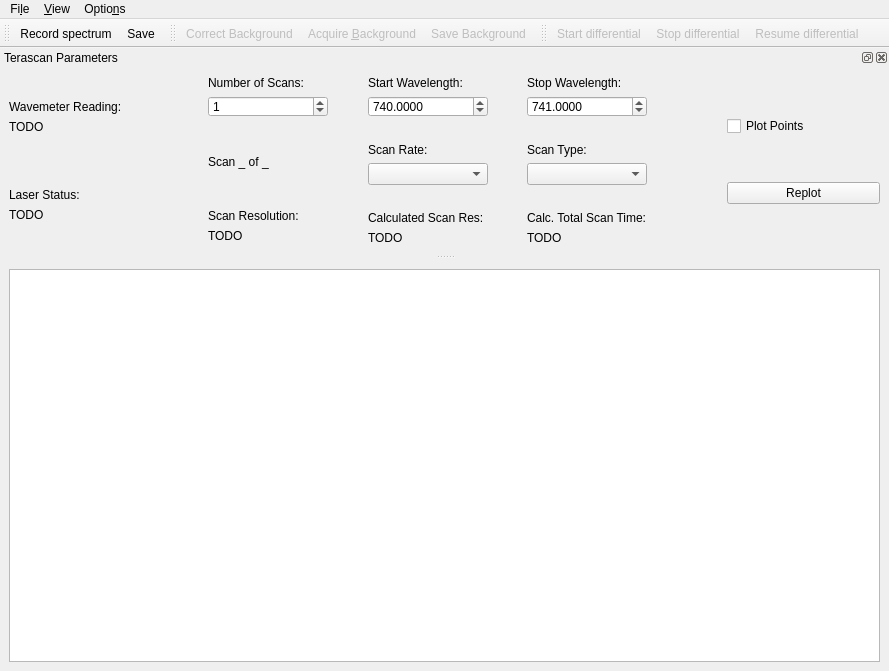
<?xml version="1.0" encoding="UTF-8"?>
<ui version="4.0">
 <class>ScanWindow</class>
 <widget class="QMainWindow" name="ScanWindow">
  <property name="geometry">
   <rect>
    <x>0</x>
    <y>0</y>
    <width>889</width>
    <height>671</height>
   </rect>
  </property>
  <property name="windowTitle">
   <string>qudi: Spectrometer</string>
  </property>
  <widget class="QWidget" name="centralwidget">
   <layout class="QVBoxLayout" name="verticalLayout_2">
    <item>
     <widget class="PlotWidget" name="plotWidget"/>
    </item>
   </layout>
  </widget>
  <widget class="QMenuBar" name="menubar">
   <property name="geometry">
    <rect>
     <x>0</x>
     <y>0</y>
     <width>889</width>
     <height>22</height>
    </rect>
   </property>
   <widget class="QMenu" name="menuLaserscan">
    <property name="title">
     <string>Fi&amp;le</string>
    </property>
    <addaction name="save_scan_Action"/>
    <addaction name="actionSave_as"/>
    <addaction name="actionClose"/>
   </widget>
   <widget class="QMenu" name="menuView">
    <property name="title">
     <string>&amp;View</string>
    </property>
    <addaction name="restore_default_view_Action"/>
   </widget>
   <widget class="QMenu" name="menuOptions">
    <property name="title">
     <string>Optio&amp;ns</string>
    </property>
    <addaction name="action_FitSettings"/>
   </widget>
   <addaction name="menuLaserscan"/>
   <addaction name="menuView"/>
   <addaction name="menuOptions"/>
  </widget>
  <widget class="QToolBar" name="measure_ToolBar">
   <property name="enabled">
    <bool>true</bool>
   </property>
   <property name="windowTitle">
    <string>toolBar</string>
   </property>
   <attribute name="toolBarArea">
    <enum>TopToolBarArea</enum>
   </attribute>
   <attribute name="toolBarBreak">
    <bool>false</bool>
   </attribute>
   <addaction name="run_scan_Action"/>
   <addaction name="save_scan_Action"/>
  </widget>
  <widget class="QToolBar" name="background_ToolBar">
   <property name="enabled">
    <bool>false</bool>
   </property>
   <property name="windowTitle">
    <string>toolBar</string>
   </property>
   <attribute name="toolBarArea">
    <enum>TopToolBarArea</enum>
   </attribute>
   <attribute name="toolBarBreak">
    <bool>false</bool>
   </attribute>
   <addaction name="correct_background_Action"/>
   <addaction name="acquire_background_Action"/>
   <addaction name="save_background_Action"/>
  </widget>
  <widget class="QToolBar" name="differential_ToolBar">
   <property name="enabled">
    <bool>false</bool>
   </property>
   <property name="windowTitle">
    <string>toolBar</string>
   </property>
   <attribute name="toolBarArea">
    <enum>TopToolBarArea</enum>
   </attribute>
   <attribute name="toolBarBreak">
    <bool>false</bool>
   </attribute>
   <addaction name="start_diff_spec_Action"/>
   <addaction name="stop_diff_spec_Action"/>
   <addaction name="resume_diff_spec_Action"/>
  </widget>
  <widget class="QDockWidget" name="scan_parameters_dockWidget">
   <property name="sizePolicy">
    <sizepolicy hsizetype="Preferred" vsizetype="Preferred">
     <horstretch>0</horstretch>
     <verstretch>0</verstretch>
    </sizepolicy>
   </property>
   <property name="windowTitle">
    <string>Terascan Parameters</string>
   </property>
   <attribute name="dockWidgetArea">
    <number>4</number>
   </attribute>
   <widget class="QWidget" name="dockWidgetContents_4">
    <layout class="QVBoxLayout" name="verticalLayout_3">
     <item>
      <layout class="QHBoxLayout" name="horizontalLayout_6">
       <item>
        <layout class="QVBoxLayout" name="verticalLayout_5">
         <item>
          <layout class="QVBoxLayout" name="verticalLayout_8">
           <item>
            <widget class="QLabel" name="wvlnRead_label">
             <property name="text">
              <string>Wavemeter Reading:</string>
             </property>
             <property name="alignment">
              <set>Qt::AlignBottom|Qt::AlignLeading|Qt::AlignLeft</set>
             </property>
            </widget>
           </item>
           <item>
            <widget class="QLabel" name="wvlnRead_disp">
             <property name="text">
              <string>TODO</string>
             </property>
             <property name="alignment">
              <set>Qt::AlignLeading|Qt::AlignLeft|Qt::AlignTop</set>
             </property>
            </widget>
           </item>
          </layout>
         </item>
         <item>
          <layout class="QVBoxLayout" name="verticalLayout_9">
           <item>
            <widget class="QLabel" name="status_label">
             <property name="text">
              <string>Laser Status:</string>
             </property>
             <property name="alignment">
              <set>Qt::AlignBottom|Qt::AlignLeading|Qt::AlignLeft</set>
             </property>
            </widget>
           </item>
           <item>
            <widget class="QLabel" name="status_disp">
             <property name="text">
              <string>TODO</string>
             </property>
             <property name="alignment">
              <set>Qt::AlignLeading|Qt::AlignLeft|Qt::AlignTop</set>
             </property>
            </widget>
           </item>
          </layout>
         </item>
        </layout>
       </item>
       <item>
        <spacer name="horizontalSpacer">
         <property name="orientation">
          <enum>Qt::Horizontal</enum>
         </property>
         <property name="sizeType">
          <enum>QSizePolicy::Minimum</enum>
         </property>
         <property name="sizeHint" stdset="0">
          <size>
           <width>40</width>
           <height>20</height>
          </size>
         </property>
        </spacer>
       </item>
       <item>
        <layout class="QVBoxLayout" name="verticalLayout_7">
         <item>
          <layout class="QVBoxLayout" name="verticalLayout_13">
           <item>
            <widget class="QLabel" name="numScans_label">
             <property name="text">
              <string>Number of Scans:</string>
             </property>
             <property name="alignment">
              <set>Qt::AlignBottom|Qt::AlignLeading|Qt::AlignLeft</set>
             </property>
            </widget>
           </item>
           <item>
            <widget class="QSpinBox" name="numScans_spinBox">
             <property name="maximumSize">
              <size>
               <width>120</width>
               <height>21</height>
              </size>
             </property>
             <property name="alignment">
              <set>Qt::AlignLeading|Qt::AlignLeft|Qt::AlignVCenter</set>
             </property>
             <property name="value">
              <number>1</number>
             </property>
            </widget>
           </item>
          </layout>
         </item>
         <item>
          <spacer name="verticalSpacer">
           <property name="orientation">
            <enum>Qt::Vertical</enum>
           </property>
           <property name="sizeType">
            <enum>QSizePolicy::Fixed</enum>
           </property>
           <property name="sizeHint" stdset="0">
            <size>
             <width>10</width>
             <height>20</height>
            </size>
           </property>
          </spacer>
         </item>
         <item>
          <layout class="QVBoxLayout" name="verticalLayout_14">
           <item>
            <widget class="QLabel" name="scanNumber_label">
             <property name="text">
              <string>Scan _ of _</string>
             </property>
            </widget>
           </item>
          </layout>
         </item>
         <item>
          <spacer name="verticalSpacer_2">
           <property name="orientation">
            <enum>Qt::Vertical</enum>
           </property>
           <property name="sizeType">
            <enum>QSizePolicy::Fixed</enum>
           </property>
           <property name="sizeHint" stdset="0">
            <size>
             <width>10</width>
             <height>20</height>
            </size>
           </property>
          </spacer>
         </item>
         <item>
          <layout class="QVBoxLayout" name="verticalLayout_15">
           <item>
            <widget class="QLabel" name="calcDwellTime_label">
             <property name="text">
              <string>Scan Resolution:</string>
             </property>
             <property name="alignment">
              <set>Qt::AlignBottom|Qt::AlignLeading|Qt::AlignLeft</set>
             </property>
            </widget>
           </item>
           <item>
            <widget class="QLabel" name="calcDwellTime_disp">
             <property name="text">
              <string>TODO</string>
             </property>
             <property name="alignment">
              <set>Qt::AlignLeading|Qt::AlignLeft|Qt::AlignTop</set>
             </property>
            </widget>
           </item>
          </layout>
         </item>
        </layout>
       </item>
       <item>
        <layout class="QVBoxLayout" name="verticalLayout_10">
         <item>
          <layout class="QVBoxLayout" name="verticalLayout_16">
           <item>
            <widget class="QLabel" name="startWvln_label">
             <property name="text">
              <string>Start Wavelength:</string>
             </property>
             <property name="alignment">
              <set>Qt::AlignBottom|Qt::AlignLeading|Qt::AlignLeft</set>
             </property>
            </widget>
           </item>
           <item>
            <widget class="QDoubleSpinBox" name="startWvln_doubleSpinBox">
             <property name="maximumSize">
              <size>
               <width>120</width>
               <height>21</height>
              </size>
             </property>
             <property name="decimals">
              <number>4</number>
             </property>
             <property name="minimum">
              <double>700.000000000000000</double>
             </property>
             <property name="maximum">
              <double>1000.000000000000000</double>
             </property>
             <property name="singleStep">
              <double>0.010000000000000</double>
             </property>
             <property name="value">
              <double>740.000000000000000</double>
             </property>
            </widget>
           </item>
          </layout>
         </item>
         <item>
          <spacer name="verticalSpacer_3">
           <property name="orientation">
            <enum>Qt::Vertical</enum>
           </property>
           <property name="sizeType">
            <enum>QSizePolicy::Fixed</enum>
           </property>
           <property name="sizeHint" stdset="0">
            <size>
             <width>10</width>
             <height>20</height>
            </size>
           </property>
          </spacer>
         </item>
         <item>
          <layout class="QVBoxLayout" name="verticalLayout_17">
           <item>
            <widget class="QLabel" name="scanRate_label">
             <property name="text">
              <string>Scan Rate:</string>
             </property>
             <property name="alignment">
              <set>Qt::AlignBottom|Qt::AlignLeading|Qt::AlignLeft</set>
             </property>
            </widget>
           </item>
           <item>
            <widget class="QComboBox" name="scanRate_comboBox">
             <property name="maximumSize">
              <size>
               <width>120</width>
               <height>30</height>
              </size>
             </property>
            </widget>
           </item>
          </layout>
         </item>
         <item>
          <spacer name="verticalSpacer_4">
           <property name="orientation">
            <enum>Qt::Vertical</enum>
           </property>
           <property name="sizeType">
            <enum>QSizePolicy::Fixed</enum>
           </property>
           <property name="sizeHint" stdset="0">
            <size>
             <width>10</width>
             <height>20</height>
            </size>
           </property>
          </spacer>
         </item>
         <item>
          <layout class="QVBoxLayout" name="verticalLayout_18">
           <item>
            <widget class="QLabel" name="calcScanRes_label">
             <property name="text">
              <string>Calculated Scan Res:</string>
             </property>
             <property name="alignment">
              <set>Qt::AlignBottom|Qt::AlignLeading|Qt::AlignLeft</set>
             </property>
            </widget>
           </item>
           <item>
            <widget class="QLabel" name="calcScanRes_disp">
             <property name="text">
              <string>TODO</string>
             </property>
             <property name="alignment">
              <set>Qt::AlignLeading|Qt::AlignLeft|Qt::AlignTop</set>
             </property>
            </widget>
           </item>
          </layout>
         </item>
        </layout>
       </item>
       <item>
        <layout class="QVBoxLayout" name="verticalLayout_11">
         <item>
          <layout class="QVBoxLayout" name="verticalLayout_21">
           <item>
            <widget class="QLabel" name="stopWvln_label">
             <property name="text">
              <string>Stop Wavelength:</string>
             </property>
             <property name="alignment">
              <set>Qt::AlignBottom|Qt::AlignLeading|Qt::AlignLeft</set>
             </property>
            </widget>
           </item>
           <item>
            <widget class="QDoubleSpinBox" name="stopWvln_doubleSpinBox">
             <property name="maximumSize">
              <size>
               <width>120</width>
               <height>21</height>
              </size>
             </property>
             <property name="decimals">
              <number>4</number>
             </property>
             <property name="minimum">
              <double>700.000000000000000</double>
             </property>
             <property name="maximum">
              <double>1000.000000000000000</double>
             </property>
             <property name="singleStep">
              <double>0.010000000000000</double>
             </property>
             <property name="value">
              <double>741.000000000000000</double>
             </property>
            </widget>
           </item>
          </layout>
         </item>
         <item>
          <spacer name="verticalSpacer_5">
           <property name="orientation">
            <enum>Qt::Vertical</enum>
           </property>
           <property name="sizeType">
            <enum>QSizePolicy::Fixed</enum>
           </property>
           <property name="sizeHint" stdset="0">
            <size>
             <width>10</width>
             <height>20</height>
            </size>
           </property>
          </spacer>
         </item>
         <item>
          <layout class="QVBoxLayout" name="verticalLayout_20">
           <item>
            <widget class="QLabel" name="scanType_label">
             <property name="text">
              <string>Scan Type:</string>
             </property>
             <property name="alignment">
              <set>Qt::AlignBottom|Qt::AlignLeading|Qt::AlignLeft</set>
             </property>
            </widget>
           </item>
           <item>
            <widget class="QComboBox" name="scanType_comboBox">
             <property name="maximumSize">
              <size>
               <width>120</width>
               <height>30</height>
              </size>
             </property>
            </widget>
           </item>
          </layout>
         </item>
         <item>
          <spacer name="verticalSpacer_6">
           <property name="orientation">
            <enum>Qt::Vertical</enum>
           </property>
           <property name="sizeType">
            <enum>QSizePolicy::Fixed</enum>
           </property>
           <property name="sizeHint" stdset="0">
            <size>
             <width>10</width>
             <height>20</height>
            </size>
           </property>
          </spacer>
         </item>
         <item>
          <layout class="QVBoxLayout" name="verticalLayout_19">
           <item>
            <widget class="QLabel" name="calcTotalTime_label">
             <property name="text">
              <string>Calc. Total Scan Time:</string>
             </property>
             <property name="alignment">
              <set>Qt::AlignBottom|Qt::AlignLeading|Qt::AlignLeft</set>
             </property>
            </widget>
           </item>
           <item>
            <widget class="QLabel" name="calcTotalTime_disp">
             <property name="text">
              <string>TODO</string>
             </property>
             <property name="alignment">
              <set>Qt::AlignLeading|Qt::AlignLeft|Qt::AlignTop</set>
             </property>
            </widget>
           </item>
          </layout>
         </item>
        </layout>
       </item>
       <item>
        <spacer name="horizontalSpacer_2">
         <property name="orientation">
          <enum>Qt::Horizontal</enum>
         </property>
         <property name="sizeType">
          <enum>QSizePolicy::Minimum</enum>
         </property>
         <property name="sizeHint" stdset="0">
          <size>
           <width>40</width>
           <height>20</height>
          </size>
         </property>
        </spacer>
       </item>
       <item>
        <layout class="QVBoxLayout" name="verticalLayout_6">
         <item>
          <layout class="QHBoxLayout" name="horizontalLayout_5">
           <item>
            <widget class="QCheckBox" name="plotPoints_checkBox">
             <property name="text">
              <string>Plot Points</string>
             </property>
            </widget>
           </item>
          </layout>
         </item>
         <item>
          <layout class="QHBoxLayout" name="horizontalLayout_4">
           <item>
            <widget class="QPushButton" name="replot_pushButton">
             <property name="text">
              <string>Replot</string>
             </property>
            </widget>
           </item>
          </layout>
         </item>
        </layout>
       </item>
      </layout>
     </item>
    </layout>
   </widget>
  </widget>
  <action name="actionClose">
   <property name="icon">
    <iconset>
     <normaloff>../../artwork/icons/oxygen/22x22/application-exit.png</normaloff>../../artwork/icons/oxygen/22x22/application-exit.png</iconset>
   </property>
   <property name="text">
    <string>&amp;Close</string>
   </property>
  </action>
  <action name="run_scan_Action">
   <property name="icon">
    <iconset>
     <normaloff>../../artwork/icons/qudiTheme/22x22/record-counter.png</normaloff>../../artwork/icons/qudiTheme/22x22/record-counter.png</iconset>
   </property>
   <property name="text">
    <string>Record spectrum</string>
   </property>
   <property name="toolTip">
    <string>Record spectrum (A)</string>
   </property>
   <property name="shortcut">
    <string>A</string>
   </property>
  </action>
  <action name="stop_diff_spec_Action">
   <property name="enabled">
    <bool>false</bool>
   </property>
   <property name="text">
    <string>Stop differential</string>
   </property>
  </action>
  <action name="restore_default_view_Action">
   <property name="text">
    <string>&amp;Restore default view</string>
   </property>
  </action>
  <action name="start_diff_spec_Action">
   <property name="text">
    <string>Start differential</string>
   </property>
   <property name="toolTip">
    <string>Start differential (D)</string>
   </property>
   <property name="shortcut">
    <string>D</string>
   </property>
  </action>
  <action name="save_scan_Action">
   <property name="icon">
    <iconset>
     <normaloff>../../artwork/icons/oxygen/22x22/document-save.png</normaloff>../../artwork/icons/oxygen/22x22/document-save.png</iconset>
   </property>
   <property name="text">
    <string>&amp;Save</string>
   </property>
   <property name="toolTip">
    <string>Save spectrum (Strg+S)</string>
   </property>
   <property name="shortcut">
    <string>Ctrl+S</string>
   </property>
  </action>
  <action name="resume_diff_spec_Action">
   <property name="text">
    <string>Resume differential</string>
   </property>
   <property name="toolTip">
    <string>Resume a differential spectrum which was stopped</string>
   </property>
  </action>
  <action name="acquire_background_Action">
   <property name="text">
    <string>Acquire Background</string>
   </property>
   <property name="iconText">
    <string>Acquire &amp;Background</string>
   </property>
   <property name="toolTip">
    <string>Acquire Background Spectrum (B)</string>
   </property>
   <property name="shortcut">
    <string>B</string>
   </property>
  </action>
  <action name="correct_background_Action">
   <property name="checkable">
    <bool>true</bool>
   </property>
   <property name="icon">
    <iconset>
     <normaloff>../../artwork/styles/application/qdark/checkbox_unchecked.png</normaloff>
     <normalon>../../artwork/styles/application/qdark/checkbox_checked.png</normalon>../../artwork/styles/application/qdark/checkbox_unchecked.png</iconset>
   </property>
   <property name="text">
    <string>&amp;Correct Background</string>
   </property>
   <property name="toolTip">
    <string>Select if the background correction should be appied (C)</string>
   </property>
   <property name="shortcut">
    <string>C</string>
   </property>
  </action>
  <action name="save_background_Action">
   <property name="text">
    <string>Save Background</string>
   </property>
   <property name="toolTip">
    <string>Save the background spectrum (Shift+B)</string>
   </property>
   <property name="shortcut">
    <string>Shift+B</string>
   </property>
  </action>
  <action name="action_FitSettings">
   <property name="text">
    <string>&amp;Fit settings</string>
   </property>
  </action>
  <action name="actionSave_as">
   <property name="text">
    <string>&amp;Save as...</string>
   </property>
  </action>
 </widget>
 <customwidgets>
  <customwidget>
   <class>PlotWidget</class>
   <extends>QGraphicsView</extends>
   <header>pyqtgraph</header>
  </customwidget>
 </customwidgets>
 <resources/>
 <connections>
  <connection>
   <sender>actionClose</sender>
   <signal>triggered()</signal>
   <receiver>ScanWindow</receiver>
   <slot>close()</slot>
   <hints>
    <hint type="sourcelabel">
     <x>-1</x>
     <y>-1</y>
    </hint>
    <hint type="destinationlabel">
     <x>401</x>
     <y>299</y>
    </hint>
   </hints>
  </connection>
 </connections>
</ui>
